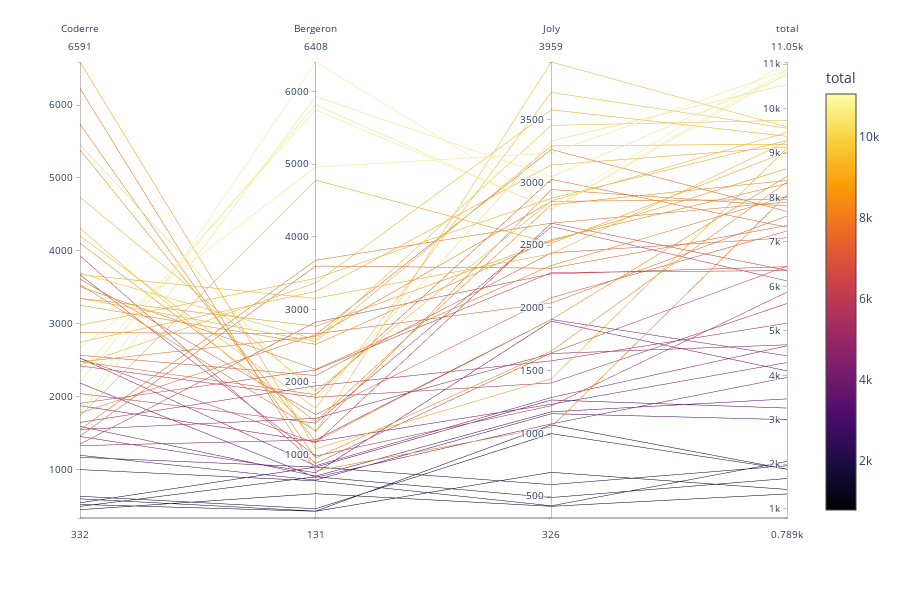

Here is the notebook cell this chart was saved with:
### Markdown cell above
# Visualize Sankey Diagram for continuous data

### Code cell
fig = px.parallel_coordinates(df,color='total', color_continuous_scale=px.colors.sequential.Inferno)
fig
